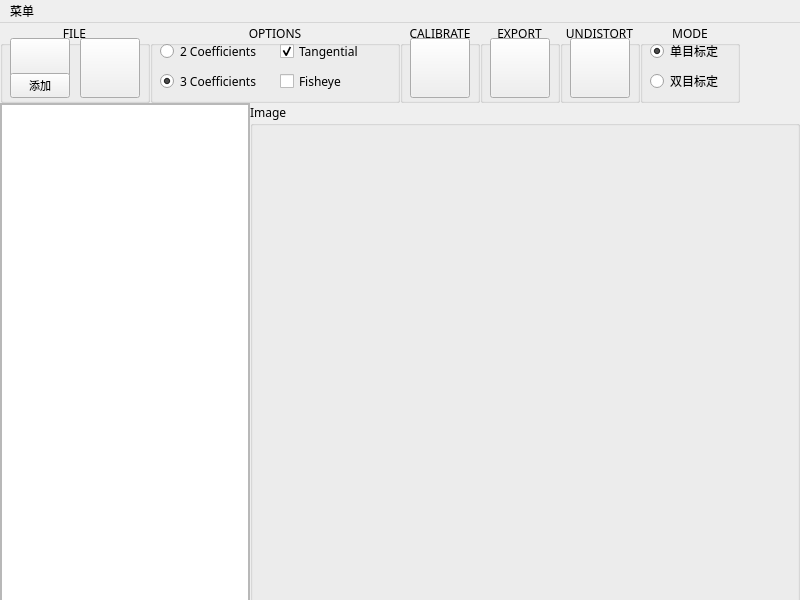
<?xml version="1.0" encoding="UTF-8"?>
<ui version="4.0">
 <class>CameraCalibration</class>
 <widget class="QMainWindow" name="CameraCalibration">
  <property name="geometry">
   <rect>
    <x>0</x>
    <y>0</y>
    <width>800</width>
    <height>600</height>
   </rect>
  </property>
  <property name="windowTitle">
   <string>相机标定</string>
  </property>
  <property name="windowIcon">
   <iconset resource="res/image.qrc">
    <normaloff>:/icon/camera.png</normaloff>:/icon/camera.png</iconset>
  </property>
  <widget class="QWidget" name="centralwidget">
   <widget class="QGroupBox" name="FILE">
    <property name="geometry">
     <rect>
      <x>0</x>
      <y>0</y>
      <width>150</width>
      <height>80</height>
     </rect>
    </property>
    <property name="font">
     <font>
      <family>微软雅黑</family>
     </font>
    </property>
    <property name="title">
     <string>FILE</string>
    </property>
    <property name="alignment">
     <set>Qt::AlignCenter</set>
    </property>
    <widget class="QPushButton" name="addImage">
     <property name="geometry">
      <rect>
       <x>10</x>
       <y>15</y>
       <width>60</width>
       <height>40</height>
      </rect>
     </property>
     <property name="cursor">
      <cursorShape>PointingHandCursor</cursorShape>
     </property>
     <property name="icon">
      <iconset resource="res/image.qrc">
       <normaloff>:/icon/AddImage.png</normaloff>:/icon/AddImage.png</iconset>
     </property>
     <property name="iconSize">
      <size>
       <width>50</width>
       <height>50</height>
      </size>
     </property>
    </widget>
    <widget class="QPushButton" name="delete_1">
     <property name="geometry">
      <rect>
       <x>80</x>
       <y>15</y>
       <width>60</width>
       <height>60</height>
      </rect>
     </property>
     <property name="cursor">
      <cursorShape>PointingHandCursor</cursorShape>
     </property>
     <property name="text">
      <string/>
     </property>
     <property name="icon">
      <iconset resource="res/image.qrc">
       <normaloff>:/icon/delete.png</normaloff>:/icon/delete.png</iconset>
     </property>
     <property name="iconSize">
      <size>
       <width>35</width>
       <height>35</height>
      </size>
     </property>
    </widget>
    <widget class="QPushButton" name="Camera">
     <property name="geometry">
      <rect>
       <x>10</x>
       <y>50</y>
       <width>60</width>
       <height>25</height>
      </rect>
     </property>
     <property name="font">
      <font>
       <pointsize>8</pointsize>
      </font>
     </property>
     <property name="cursor">
      <cursorShape>PointingHandCursor</cursorShape>
     </property>
     <property name="text">
      <string>添加</string>
     </property>
    </widget>
   </widget>
   <widget class="QGroupBox" name="OPTIONS">
    <property name="geometry">
     <rect>
      <x>150</x>
      <y>0</y>
      <width>250</width>
      <height>80</height>
     </rect>
    </property>
    <property name="font">
     <font>
      <family>微软雅黑</family>
     </font>
    </property>
    <property name="title">
     <string>OPTIONS</string>
    </property>
    <property name="alignment">
     <set>Qt::AlignCenter</set>
    </property>
    <widget class="QRadioButton" name="k_2">
     <property name="geometry">
      <rect>
       <x>10</x>
       <y>20</y>
       <width>100</width>
       <height>16</height>
      </rect>
     </property>
     <property name="text">
      <string>2 Coefficients</string>
     </property>
    </widget>
    <widget class="QRadioButton" name="k_3">
     <property name="enabled">
      <bool>true</bool>
     </property>
     <property name="geometry">
      <rect>
       <x>10</x>
       <y>50</y>
       <width>100</width>
       <height>16</height>
      </rect>
     </property>
     <property name="text">
      <string>3 Coefficients</string>
     </property>
     <property name="checked">
      <bool>true</bool>
     </property>
    </widget>
    <widget class="QCheckBox" name="tangential">
     <property name="geometry">
      <rect>
       <x>130</x>
       <y>20</y>
       <width>100</width>
       <height>16</height>
      </rect>
     </property>
     <property name="text">
      <string>Tangential</string>
     </property>
     <property name="checked">
      <bool>true</bool>
     </property>
    </widget>
    <widget class="QCheckBox" name="fisheye">
     <property name="geometry">
      <rect>
       <x>130</x>
       <y>50</y>
       <width>71</width>
       <height>16</height>
      </rect>
     </property>
     <property name="text">
      <string>Fisheye</string>
     </property>
    </widget>
   </widget>
   <widget class="QGroupBox" name="CALIBRATE">
    <property name="geometry">
     <rect>
      <x>400</x>
      <y>0</y>
      <width>80</width>
      <height>80</height>
     </rect>
    </property>
    <property name="font">
     <font>
      <family>微软雅黑</family>
     </font>
    </property>
    <property name="title">
     <string>CALIBRATE</string>
    </property>
    <property name="alignment">
     <set>Qt::AlignCenter</set>
    </property>
    <widget class="QPushButton" name="calibrate">
     <property name="geometry">
      <rect>
       <x>10</x>
       <y>15</y>
       <width>60</width>
       <height>60</height>
      </rect>
     </property>
     <property name="cursor">
      <cursorShape>PointingHandCursor</cursorShape>
     </property>
     <property name="text">
      <string/>
     </property>
     <property name="icon">
      <iconset resource="res/image.qrc">
       <normaloff>:/icon/play.png</normaloff>:/icon/play.png</iconset>
     </property>
     <property name="iconSize">
      <size>
       <width>48</width>
       <height>48</height>
      </size>
     </property>
    </widget>
   </widget>
   <widget class="QGroupBox" name="EXPORT">
    <property name="geometry">
     <rect>
      <x>480</x>
      <y>0</y>
      <width>80</width>
      <height>80</height>
     </rect>
    </property>
    <property name="font">
     <font>
      <family>微软雅黑</family>
     </font>
    </property>
    <property name="title">
     <string>EXPORT</string>
    </property>
    <property name="alignment">
     <set>Qt::AlignCenter</set>
    </property>
    <widget class="QPushButton" name="export_1">
     <property name="geometry">
      <rect>
       <x>10</x>
       <y>15</y>
       <width>60</width>
       <height>60</height>
      </rect>
     </property>
     <property name="cursor">
      <cursorShape>PointingHandCursor</cursorShape>
     </property>
     <property name="text">
      <string/>
     </property>
     <property name="icon">
      <iconset resource="res/image.qrc">
       <normaloff>:/icon/yes.png</normaloff>:/icon/yes.png</iconset>
     </property>
     <property name="iconSize">
      <size>
       <width>48</width>
       <height>48</height>
      </size>
     </property>
    </widget>
   </widget>
   <widget class="QScrollArea" name="scrollArea">
    <property name="geometry">
     <rect>
      <x>0</x>
      <y>80</y>
      <width>250</width>
      <height>520</height>
     </rect>
    </property>
    <property name="minimumSize">
     <size>
      <width>130</width>
      <height>100</height>
     </size>
    </property>
    <property name="maximumSize">
     <size>
      <width>500000</width>
      <height>500000</height>
     </size>
    </property>
    <property name="widgetResizable">
     <bool>true</bool>
    </property>
    <widget class="QWidget" name="scrollAreaWidgetContents">
     <property name="geometry">
      <rect>
       <x>0</x>
       <y>0</y>
       <width>248</width>
       <height>518</height>
      </rect>
     </property>
     <property name="minimumSize">
      <size>
       <width>130</width>
       <height>150</height>
      </size>
     </property>
     <property name="maximumSize">
      <size>
       <width>248</width>
       <height>16777215</height>
      </size>
     </property>
     <widget class="QListWidget" name="listWidget">
      <property name="geometry">
       <rect>
        <x>0</x>
        <y>0</y>
        <width>248</width>
        <height>518</height>
       </rect>
      </property>
      <property name="minimumSize">
       <size>
        <width>248</width>
        <height>518</height>
       </size>
      </property>
      <property name="maximumSize">
       <size>
        <width>248</width>
        <height>16777215</height>
       </size>
      </property>
     </widget>
     <widget class="QLabel" name="intro">
      <property name="geometry">
       <rect>
        <x>0</x>
        <y>0</y>
        <width>248</width>
        <height>100</height>
       </rect>
      </property>
      <property name="font">
       <font>
        <family>微软雅黑</family>
       </font>
      </property>
      <property name="text">
       <string/>
      </property>
      <property name="alignment">
       <set>Qt::AlignLeading|Qt::AlignLeft|Qt::AlignTop</set>
      </property>
     </widget>
    </widget>
   </widget>
   <widget class="QGroupBox" name="Image_Group">
    <property name="geometry">
     <rect>
      <x>250</x>
      <y>80</y>
      <width>550</width>
      <height>520</height>
     </rect>
    </property>
    <property name="font">
     <font>
      <family>微软雅黑</family>
     </font>
    </property>
    <property name="title">
     <string>Image</string>
    </property>
    <widget class="QLabel" name="Image">
     <property name="geometry">
      <rect>
       <x>10</x>
       <y>15</y>
       <width>530</width>
       <height>495</height>
      </rect>
     </property>
     <property name="text">
      <string/>
     </property>
     <property name="alignment">
      <set>Qt::AlignCenter</set>
     </property>
    </widget>
   </widget>
   <widget class="QGroupBox" name="UNDISTORT">
    <property name="geometry">
     <rect>
      <x>560</x>
      <y>0</y>
      <width>80</width>
      <height>80</height>
     </rect>
    </property>
    <property name="font">
     <font>
      <family>微软雅黑</family>
     </font>
    </property>
    <property name="title">
     <string>UNDISTORT</string>
    </property>
    <property name="alignment">
     <set>Qt::AlignCenter</set>
    </property>
    <widget class="QPushButton" name="undistort">
     <property name="geometry">
      <rect>
       <x>10</x>
       <y>15</y>
       <width>60</width>
       <height>60</height>
      </rect>
     </property>
     <property name="cursor">
      <cursorShape>PointingHandCursor</cursorShape>
     </property>
     <property name="text">
      <string/>
     </property>
     <property name="icon">
      <iconset resource="res/image.qrc">
       <normaloff>:/icon/undistort.png</normaloff>:/icon/undistort.png</iconset>
     </property>
     <property name="iconSize">
      <size>
       <width>40</width>
       <height>40</height>
      </size>
     </property>
    </widget>
   </widget>
   <widget class="QGroupBox" name="MODE">
    <property name="geometry">
     <rect>
      <x>640</x>
      <y>0</y>
      <width>100</width>
      <height>80</height>
     </rect>
    </property>
    <property name="font">
     <font>
      <family>微软雅黑</family>
     </font>
    </property>
    <property name="title">
     <string>MODE</string>
    </property>
    <property name="alignment">
     <set>Qt::AlignCenter</set>
    </property>
    <widget class="QRadioButton" name="single_camera">
     <property name="geometry">
      <rect>
       <x>10</x>
       <y>20</y>
       <width>85</width>
       <height>16</height>
      </rect>
     </property>
     <property name="text">
      <string>单目标定</string>
     </property>
     <property name="checked">
      <bool>true</bool>
     </property>
    </widget>
    <widget class="QRadioButton" name="double_camera">
     <property name="geometry">
      <rect>
       <x>10</x>
       <y>50</y>
       <width>85</width>
       <height>16</height>
      </rect>
     </property>
     <property name="text">
      <string>双目标定</string>
     </property>
    </widget>
   </widget>
  </widget>
  <widget class="QMenuBar" name="menuBar">
   <property name="geometry">
    <rect>
     <x>0</x>
     <y>0</y>
     <width>800</width>
     <height>22</height>
    </rect>
   </property>
   <widget class="QMenu" name="menu">
    <property name="title">
     <string>菜单</string>
    </property>
   </widget>
   <addaction name="menu"/>
  </widget>
 </widget>
 <resources>
  <include location="res/image.qrc"/>
 </resources>
 <connections/>
</ui>
